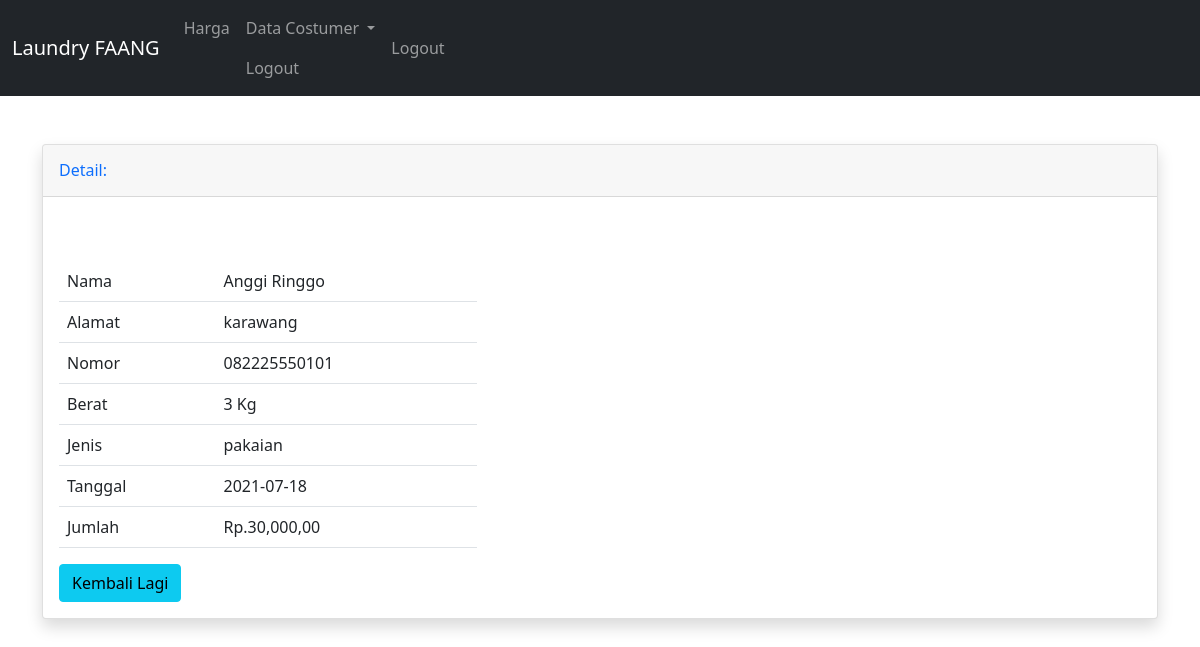
Page /admin/detail_bulan.php?id=10 on the committed database.
### tables this page shows
CREATE TABLE `data_bulan` (
  `id` int(35) NOT NULL,
  `nama` varchar(150) NOT NULL,
  `alamat` varchar(100) NOT NULL,
  `nomor` varchar(80) NOT NULL,
  `berat` varchar(68) NOT NULL,
  `jenis` varchar(75) NOT NULL,
  `tanggal` varchar(85) NOT NULL,
  `jumlah` varchar(90) NOT NULL
);

### admin/detail_bulan.php (the view, shortened to what this page needs)
<?php
include 'db.php';
 ?>
<!doctype html>
<html lang="en">
  <head>
    <link rel="stylesheet" href="https://stackpath.bootstrapcdn.com/bootstrap/5.0.0-alpha1/css/bootstrap.min.css">
    <link rel="stylesheet" href="style.css">
  </head>
  <body>
    <nav class="navbar navbar-expand-lg navbar-dark bg-dark">
      <div class="container-fluid">
        <a class="navbar-brand text-white" href="index.php">Laundry FAANG</a>
        <div class="collapse navbar-collapse" id="navbarNavDropdown">
          <ul class="navbar-nav">
            <li class="nav-item">
              <a class="nav-link" href="harga.php">Harga</a>
            </li>
            <li class="nav-item dropdown">
              <a class="nav-link dropdown-toggle" href="#" id="navbarDropdownMenuLink" role="button" data-toggle="dropdown" aria-expanded="false">
              Data Costumer
              </a>
              <div class="collapse navbar-collapse" id="navbarNavDropdown">
          <ul class="navbar-nav">
            <li class="nav-item">
              <a class="nav-link" href="Logout.php">Logout</a>
            </li></div>
            </li>
          </ul>
          <div class="collapse navbar-collapse" id="navbarNavDropdown">
          <ul class="navbar-nav">
            <li class="nav-item">
              <a class="nav-link" href="Logout.php">Logout</a>
            </li></div>
        </div>
      </div>
    </nav>
<div class="container mt-5">
    <div class="card shadow mt-4">
      <div class="card-header py-3 d-flex flex-row align-items-center justify-content-between">
    <h6 class="m-0 font-weight-bold text-primary">Detail:</h6>
      </div>
      <?php
      $id_brg= ($_GET['id']);
      $ggl = !$id_brg;
      if($ggl){
          echo "<div class='col-md-10 col-sm-12 col-xs-12 ml-5 mt-5'>";
             echo "<div class='alert alert-danger mt-4 ml-5' role='alert'>";
            echo "<p><center>Maaf Data Ini Tidak Tersedia</center></p>";
             echo   "</div>";
             echo "</div>";
      }  else{
        $det=mysqli_query($conn, "select * from data_bulan where id='$id_brg'")or die(mysql_error());
        while($d=mysqli_fetch_array($det)){
          ?>
      <div class="row mt-5">
      <div class="col-xl-5 col-lg-5">
      <div class="card-body">
          <table class="table">
            <tr>
              <td>Nama</td>
              <td><?php echo $d['nama']; ?></td>
            </tr>
            <tr>
              <td>Alamat</td>
              <td><?php echo $d['alamat']; ?></td>
            </tr>
            <tr>
              <td>Nomor</td>
              <td><?php echo $d['nomor']; ?></td>
            </tr>
            <tr>
              <td>Berat</td>
              <td><?php echo $d['berat']." Kg"; ?></td>
            </tr>
            <tr>
              <td>Jenis</td>
              <td><?php echo $d['jenis']; ?></td>
            </tr>
            <tr>
              <td>Tanggal</td>
              <td><?php echo $d['tanggal']; ?></td>
            </tr>
            <tr>
              <td>Jumlah</td>
              <td><?php echo "Rp.".number_format($d['jumlah']).",00"; ?></td>
            </tr>
</table>
<div class="row">
<div class="col-md-4">
<a href="bulan.php"><button type="button" class="btn btn-info">Kembali Lagi</button></a>
</div>
<div class="col-md-8">
</div>
</div>
  </div>
</div>
</div>
<?php }} ?>
</div>
</div>
      </body>
    </html>

### rows in the picture
data_bulan: nama "Anggi Ringgo", alamat "karawang", nomor "082225550101", berat "3", jenis "pakaian", tanggal "2021-07-18", jumlah "30,000"
